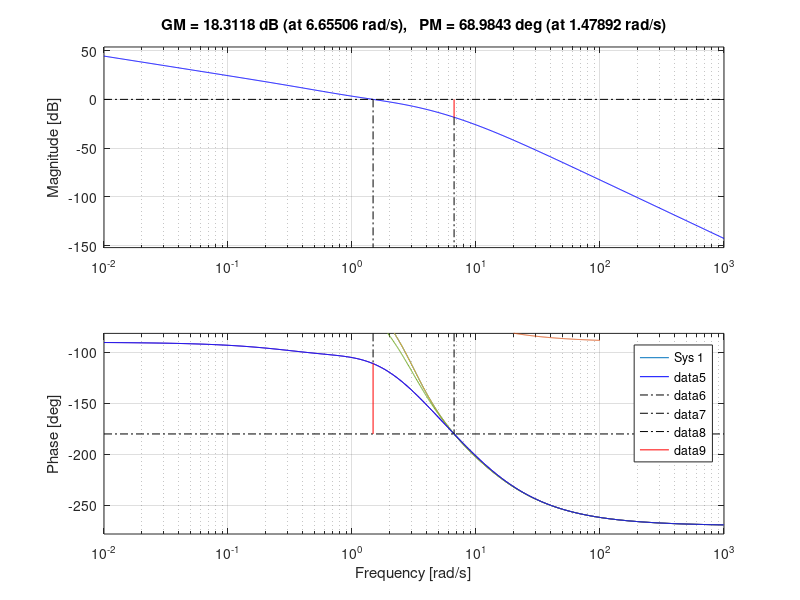

The MATLAB source for this figure: (Note: this script raises an error after producing the figure.)
clc
s = tf('s');
T1 = 0.32;
G1 = 1/(s*T1+1);
T2 = 1.72;
K = 2.06;
G2 = K/(T2*s+1);
G3 = 1/s;
F = G1*G2*G3;
% figure(1);
% bode(F);
%%
LC1 = (1+1*s)/(1+1*0.4*s);
LC2 = (1+1*s)/(1+1*0.1*s);

Kc = 0.8;
CTRL = Kc*LC1*LC2;

F2 = CTRL*F;

W2 = feedback(F2,1);
bode(W2)
hold on
bode(G1)
save('CTRL','CTRL');
%%
 bode(W2);
 hold on;
 bode(F2);
 bode(feedback(0.8*F2,1));
save('CTRL','CTRL');
%%
margin(F2);
%%
Kp = 1;


figure(5);
bode(G1*C*G2);
W = feedback(G1*C*G2,1);
figure(6);
margin(W);
figure(7);
bode(G1); hold on;
bode(G2);
bode(C*G2);

R2 = (1+s/1.2)/(1+s/12);
C2 = Kp*R2;
W2 = feedback(G1*C2*G2,1);
omega0 = 10;
damping = 1;
referenceSmoother = (omega0^2)/(s^2+2*damping*omega0*s + omega0^2);
%bandwidth(W)
bandwidth(W2)
figure();
W1 = feedback(G1*G2,1);
bode(G1,W2,W1);
legend('Actuator','Closed Loop w/ controller','Closed Loop w/o controller');